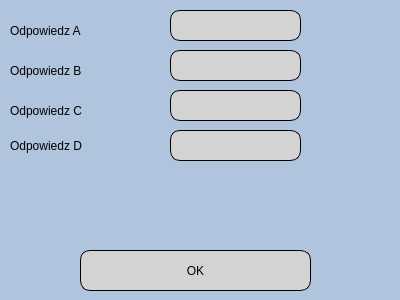
<?xml version="1.0" encoding="UTF-8"?>
<ui version="4.0">
 <class>Dialog</class>
 <widget class="QDialog" name="Dialog">
  <property name="geometry">
   <rect>
    <x>0</x>
    <y>0</y>
    <width>400</width>
    <height>300</height>
   </rect>
  </property>
  <property name="windowTitle">
   <string>Dialog</string>
  </property>
  <property name="styleSheet">
   <string notr="true">QDialog{
background-color: #B0C4DE;
}</string>
  </property>
  <widget class="QPushButton" name="pushButton">
   <property name="geometry">
    <rect>
     <x>80</x>
     <y>250</y>
     <width>231</width>
     <height>41</height>
    </rect>
   </property>
   <property name="styleSheet">
    <string notr="true">QPushButton{
background-color:#D3D3D3 ;
border:1px solid #000000;
border-radius: 10px;
transition: ease ;
duration: 500;

}

QPushButton:hover{
background-color:#87CEEB;
border:1px solid #000000;
border-radius: 10px;


}</string>
   </property>
   <property name="text">
    <string>OK</string>
   </property>
  </widget>
  <widget class="QLabel" name="label">
   <property name="geometry">
    <rect>
     <x>10</x>
     <y>20</y>
     <width>131</width>
     <height>21</height>
    </rect>
   </property>
   <property name="styleSheet">
    <string notr="true">font: 75 9pt &quot;Arial&quot;;</string>
   </property>
   <property name="text">
    <string>Odpowiedz A</string>
   </property>
  </widget>
  <widget class="QLabel" name="label_2">
   <property name="geometry">
    <rect>
     <x>10</x>
     <y>60</y>
     <width>131</width>
     <height>21</height>
    </rect>
   </property>
   <property name="styleSheet">
    <string notr="true">font: 75 9pt &quot;Arial&quot;;</string>
   </property>
   <property name="text">
    <string>Odpowiedz B</string>
   </property>
  </widget>
  <widget class="QLabel" name="label_3">
   <property name="geometry">
    <rect>
     <x>10</x>
     <y>100</y>
     <width>121</width>
     <height>21</height>
    </rect>
   </property>
   <property name="styleSheet">
    <string notr="true">font: 75 9pt &quot;Arial&quot;;</string>
   </property>
   <property name="text">
    <string>Odpowiedz C</string>
   </property>
  </widget>
  <widget class="QLabel" name="label_4">
   <property name="geometry">
    <rect>
     <x>10</x>
     <y>130</y>
     <width>131</width>
     <height>31</height>
    </rect>
   </property>
   <property name="styleSheet">
    <string notr="true">font: 75 9pt &quot;Arial&quot;;</string>
   </property>
   <property name="text">
    <string>Odpowiedz D</string>
   </property>
  </widget>
  <widget class="QTextBrowser" name="ProcA">
   <property name="geometry">
    <rect>
     <x>170</x>
     <y>10</y>
     <width>131</width>
     <height>31</height>
    </rect>
   </property>
   <property name="styleSheet">
    <string notr="true">QTextBrowser{
background-color:#D3D3D3 ;
border:1px solid #000000;
border-radius: 10px;
transition: ease ;
duration: 500;

}
</string>
   </property>
  </widget>
  <widget class="QTextBrowser" name="ProcB">
   <property name="geometry">
    <rect>
     <x>170</x>
     <y>50</y>
     <width>131</width>
     <height>31</height>
    </rect>
   </property>
   <property name="styleSheet">
    <string notr="true">QTextBrowser{
background-color:#D3D3D3 ;
border:1px solid #000000;
border-radius: 10px;
transition: ease ;
duration: 500;

}
</string>
   </property>
  </widget>
  <widget class="QTextBrowser" name="ProcC">
   <property name="geometry">
    <rect>
     <x>170</x>
     <y>90</y>
     <width>131</width>
     <height>31</height>
    </rect>
   </property>
   <property name="styleSheet">
    <string notr="true">QTextBrowser{
background-color:#D3D3D3 ;
border:1px solid #000000;
border-radius: 10px;
transition: ease ;
duration: 500;

}
</string>
   </property>
  </widget>
  <widget class="QTextBrowser" name="ProcD">
   <property name="geometry">
    <rect>
     <x>170</x>
     <y>130</y>
     <width>131</width>
     <height>31</height>
    </rect>
   </property>
   <property name="styleSheet">
    <string notr="true">QTextBrowser{
background-color:#D3D3D3 ;
border:1px solid #000000;
border-radius: 10px;
transition: ease ;
duration: 500;

}
</string>
   </property>
  </widget>
 </widget>
 <resources/>
 <connections>
  <connection>
   <sender>pushButton</sender>
   <signal>clicked()</signal>
   <receiver>Dialog</receiver>
   <slot>close()</slot>
   <hints>
    <hint type="sourcelabel">
     <x>193</x>
     <y>269</y>
    </hint>
    <hint type="destinationlabel">
     <x>203</x>
     <y>353</y>
    </hint>
   </hints>
  </connection>
 </connections>
</ui>
